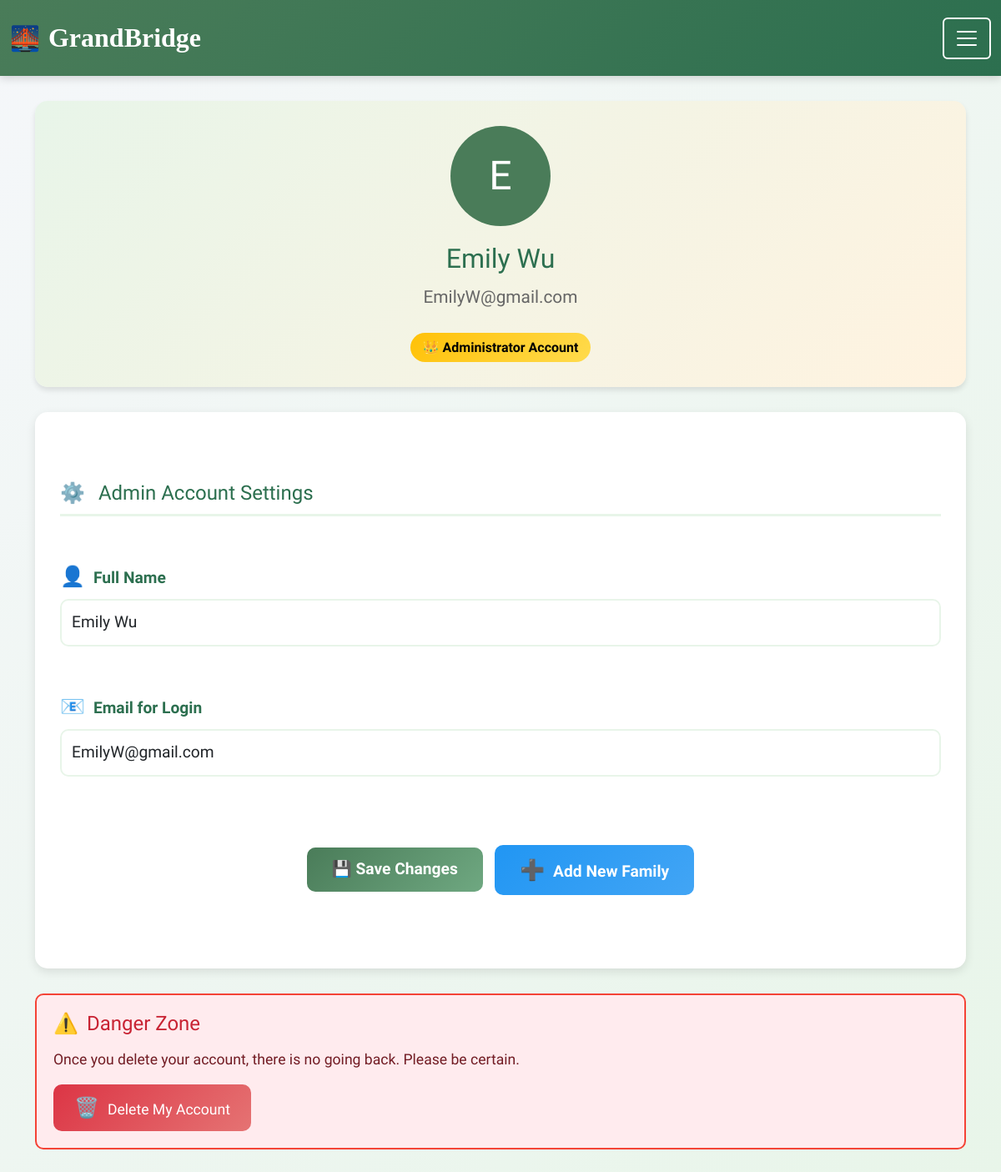
Page /account (signed in) on the committed database.
### GrandBridge/models.py (models this page shows, shortened)
class User(db.Model, UserMixin):
    id = db.Column(db.Integer, primary_key=True)
    username = db.Column(db.String(20), unique=True, nullable=False)
    email = db.Column(db.String(20), unique=True, nullable=False)
    password = db.Column(db.String(60), nullable=False)
    is_admin = db.Column(db.Boolean, default=False, nullable=False)
    address = db.Column(db.String(60), nullable=True)
    contact_info = db.Column(db.String(60), nullable=True)
    family_id = db.Column(db.Integer, db.ForeignKey('family.id'), nullable=True)
    admin_families = db.relationship(
    'Family',
    secondary=admin_family,
    backref=db.backref('admins', lazy='dynamic'),
    lazy='dynamic'
)
    google_credentials_data = db.Column(db.JSON, nullable=True)
    google_credentials_json = db.Column(db.Text, nullable=True)
    google_id = db.Column(db.String(255), unique=True)
    last_plant_date = db.Column(db.Date)
    streak = db.Column(db.Integer, default=0)
    coins = db.Column(db.Integer, default=0)
    plant_count = db.Column(db.Integer, default=0)
    unlocked_vegetables = db.Column(MutableList.as_mutable(PickleType), default=lambda: ['carrot', 'potato', 'spinach', 'cabbage', 'tomato'])
    mindfulness_streak = db.Column(db.Integer, default=0)
    last_mindfulness_date = db.Column(db.Date)
    total_mindful_minutes = db.Column(db.Integer, default=0)
    wellness_score = db.Column(db.Integer, default=0)

### GrandBridge/users/routes.py (the view, shortened to what this page needs)
@users.route("/account", methods=['GET','POST'])
@login_required
def account():
    if current_user.is_admin:
        form = UpdateAdminAccountForm()
    else:
        form = UpdateAccountForm()
    if form.validate_on_submit():
        current_user.username = form.username.data
        current_user.email = form.email.data
        if not current_user.is_admin:
            family_id_input = form.family_id.data.strip() if form.family_id.data else None
            if family_id_input:
                family = Family.query.filter_by(id=family_id_input).first()
                if family:
                    current_user.family_id = family.id
                    flash(f"You have joined family '{family.name}' (ID: {family.id}).", "success")
                else:
                    flash(f'No family found with ID {family_id_input}. Leave Family ID blank to create a new family with your username.', 'danger')
                    return redirect(url_for('users.account'))
            else:
                family = Family(name=current_user.username)
                db.session.add(family)
                db.session.flush()  # Get the auto-generated ID
                current_user.family_id = family.id
                flash(f"New family '{family.name}' created with ID {family.id}. You are now a member!", "success")
            current_user.address = form.address.data
            current_user.contact_info = form.contact_info.data
        db.session.commit()
        flash('Your account has been updated!', 'success')
        return redirect(url_for('users.account'))
    elif request.method == 'GET':
        form.username.data = current_user.username
        form.email.data = current_user.email
        if not current_user.is_admin:
            form.family_id.data = current_user.family_id
            form.address.data = current_user.address
            form.contact_info.data = current_user.contact_info
    family_info = None
    return render_template('account.html', title='Account', form=form, family_info=family_info)

### GrandBridge/users/forms.py (shortened to what this page needs)
class UpdateAdminAccountForm(FlaskForm):
    username = StringField('Full Name',
                           validators=[DataRequired(), Length(min=2, max=20)])
    email = StringField('Email for Login',
                        validators=[DataRequired(),Email()])
    family_id = StringField('Family ID', validators=[Optional()])
    submit = SubmitField('Update')

### GrandBridge/models.py (called while the page is built)
@login_manager.user_loader
def load_user(user_id):
    return User.query.get(int(user_id))

### GrandBridge/templates/account.html (shortened to what this page needs)
{% extends "layout.html" %}
{% block content %}
<div class="container">
    <div class="profile-header">
        <div class="profile-avatar">
            {{ current_user.username[0].upper() }}
        </div>
        <h1 class="profile-name">{{ current_user.username }}</h1>
        <p class="profile-email">{{ current_user.email }}</p>
        {% if current_user.is_admin %}
        <span class="admin-badge">👑 Administrator Account</span>
        {% endif %}
    </div>
    <div class="info-card">
        <form method="POST" action="" enctype="multipart/form-data">
            <fieldset class="form-group">
                <h2 class="section-title">
                    <span class="icon-helper">⚙️</span>
                    {% if current_user.is_admin %}Admin {% endif %}Account Settings
                </h2>
                <div class="form-group mb-4">
                    <label class="form-label">
                        <span class="icon-helper">👤</span>{{ form.username.label.text }}
                    </label>
                    {% if form.username.errors %}
                        {{ form.username(class="form-control is-invalid") }}
                        <div class="error-message">
                            {% for error in form.username.errors %}
                                <span>{{ error }}</span>
                            {% endfor %}
                        </div>
                    {% else %}
                        {{ form.username(class="form-control") }}
                    {% endif %}
                </div>
                <div class="form-group mb-4">
                    <label class="form-label">
                        <span class="icon-helper">📧</span>{{ form.email.label.text }}
                    </label>
                    {% if form.email.errors %}
                        {{ form.email(class="form-control is-invalid") }}
                        <div class="error-message">
                            {% for error in form.email.errors %}
                                <span>{{ error }}</span>
                            {% endfor %}
                        </div>
                    {% else %}
                        {{ form.email(class="form-control") }}
                    {% endif %}
                </div>
            </fieldset>
            <div class="form-group text-center">
                {{ form.submit(class="btn btn-action btn-save", value="💾 Save Changes") }}
                {% if current_user.is_admin %}
                <a href="{{ url_for('users.create_family') }}" class="btn btn-action btn-family">
                    <span class="icon-helper">➕</span>Add New Family
                </a>
                {% endif %}
            </div>
        </form>
    </div>
    <div class="danger-zone">
        <h4 style="color: #c82333; margin-bottom: 15px;">
            <span class="icon-helper">⚠️</span>Danger Zone
        </h4>
        <p style="color: #721c24; margin-bottom: 15px;">
            Once you delete your account, there is no going back. Please be certain.
        </p>
        <form
            action="{{ url_for('users.delete_account') }}"
            method="POST"
            onsubmit="return confirmDelete();"
        >
            <button type="submit" class="btn btn-danger-custom">
                <span class="icon-helper">🗑️</span>Delete My Account
            </button>
        </form>
    </div>
</div>
{% endblock content %}

### GrandBridge/static/main.css (style rules this page uses)
.form-group { margin-top: 5%; margin-bottom: 5%; }
form label { font-family: "Lexend", serif; }

### GrandBridge/templates/layout.html (style rules this page uses)
:root { --primary-green: #4a7c59; --secondary-green: #2c6f4f; --light-green: #e8f5e9; --lighter-green: #f1f8e9; --text-dark: #495057; --text-light: #6c757d; --bg-light: #f8f9fa; --warning-orange: #ff9800; --info-blue: #17a2b8; }
* { margin: 0; padding: 0; box-sizing: border-box; }
body { font-family: 'Lexend', sans-serif; background: linear-gradient(135deg, #f5f7fa 0%, #e8f5e9 100%); min-height: 100vh; font-size: 1.1rem; line-height: 1.6; }
.page-loading { animation: fadeIn 0.5s ease; }
.btn { font-size: 1.1rem; padding: 12px 24px; border-radius: 10px; transition: all 0.3s; font-weight: 500; }

### GrandBridge/templates/account.html (style rules this page uses)
.form-control { font-size: 1.2rem; padding: 12px; border: 2px solid #e8f5e9; border-radius: 10px; transition: all 0.3s; }
.form-label { font-size: 1.2rem; font-weight: bold; color: #2c6f4f; margin-bottom: 8px; display: block; }
.profile-header { background: linear-gradient(135deg, #e8f5e9, #fff3e0); border-radius: 15px; padding: 30px; margin-bottom: 30px; text-align: center; box-shadow: 0 4px 6px rgba(0,0,0,0.1); }
.profile-avatar { width: 120px; height: 120px; background: #4a7c59; border-radius: 50%; margin: 0 auto 20px; display: flex; align-items: center; justify-content: center; font-size: 3rem; color: white; }
.profile-name { font-size: 2rem; color: #2c6f4f; margin-bottom: 10px; }
.profile-email { font-size: 1.3rem; color: #666; }
.admin-badge { background: linear-gradient(135deg, #ffc107, #ffdb4d); color: #000; padding: 5px 15px; border-radius: 20px; font-size: 1rem; display: inline-block; margin-top: 10px; font-weight: bold; }
.info-card { background: white; border-radius: 15px; padding: 30px; box-shadow: 0 4px 12px rgba(0,0,0,0.1); margin-bottom: 30px; }
.section-title { font-size: 1.5rem; color: #2c6f4f; padding-bottom: 10px; border-bottom: 3px solid #e8f5e9; margin-bottom: 20px; }
.btn-action { font-size: 1.2rem; padding: 12px 30px; border-radius: 10px; font-weight: bold; transition: all 0.3s; margin: 5px; }
.btn-save { background: linear-gradient(135deg, #4a7c59, #6fa881); border: none; color: white; }
.btn-family { background: linear-gradient(135deg, #2196f3, #42a5f5); border: none; color: white; }
.btn-danger-custom { background: linear-gradient(135deg, #dc3545, #e57373); border: none; color: white; font-size: 1.1rem; padding: 10px 25px; }
.icon-helper { font-size: 1.5rem; margin-right: 10px; }
.danger-zone { background: #ffebee; border: 2px solid #f44336; border-radius: 10px; padding: 20px; margin-top: 30px; }

### rows in the picture
User: username "E", username "Emily Wu", email "EmilyW@gmail.com"
